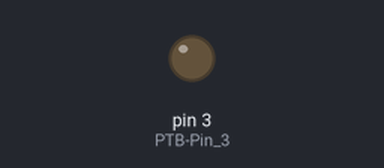
A sketch run on a simulated Arduino Uno, built with avr-gcc and run on an emulated ATmega328P. Parts: output pins drawn as LEDs (lit = HIGH).

Above: at 0.15 s.
At 39.05 s:
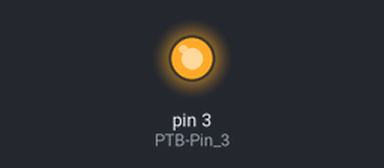
Timing chart, 0 to 40.0 s (numbered marks = the images above):
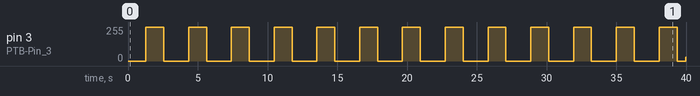

The sketch:

sketchPBMbeispiel.ino
```cpp
//PBM-Beispiel

int d=5; //Delay

void setup() {
    pinMode(3, OUTPUT); // PTB-Pin 3
}

void loop() {
  for(int a=0;a<256;a++)
  {
   analogWrite(3, a);
   delay(d);
  }
  for(int a=255;a>=0;a--)
  {
   analogWrite(3, a);
   delay(d);
  }
  delay(500);
}
```

Measured:
- by itself, pin 3 (PTB-Pin_3): 0/255 → 255/255 at 1.3 s, → 0/255 1.3 s later, → 255/255 1.8 s later, → 0/255 1.3 s later, … (27 changes in this stretch)
